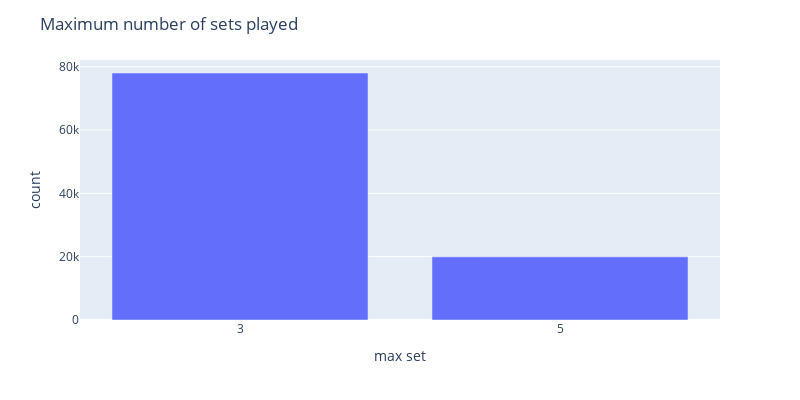

Notebook cell for this chart:
### Code cell
# victoires en deux sets ou 3 sets maximum
fig = px.bar(df['best_of'].apply(lambda x: f" {x} ").value_counts().reset_index(), y="count", x="best_of")
fig.update_layout(title="Maximum number of sets played", xaxis_title="max set", width=800, height=400)
fig.show()

### Figure 1 — Plotly figure (JSON) as saved in the notebook; plotly's stock layout.template omitted (floating-point values rounded to 4 significant figures)
{"data": [{"alignmentgroup": "True", "hovertemplate": "best_of=%{x}<br>count=%{y}<extra></extra>", "legendgroup": "", "marker": {"color": "#636efa", "pattern": {"shape": ""}}, "name": "", "offsetgroup": "", "orientation": "v", "showlegend": false, "textposition": "auto", "type": "bar", "x": [" 3 ", " 5 "], "xaxis": "x", "y": [78014, 19946], "yaxis": "y"}], "layout": {"barmode": "relative", "height": 400, "legend": {"tracegroupgap": 0}, "margin": {"t": 60}, "title": {"text": "Maximum number of sets played"}, "width": 800, "xaxis": {"anchor": "y", "domain": [0, 1], "title": {"text": "max set"}}, "yaxis": {"anchor": "x", "domain": [0, 1], "title": {"text": "count"}}}}
